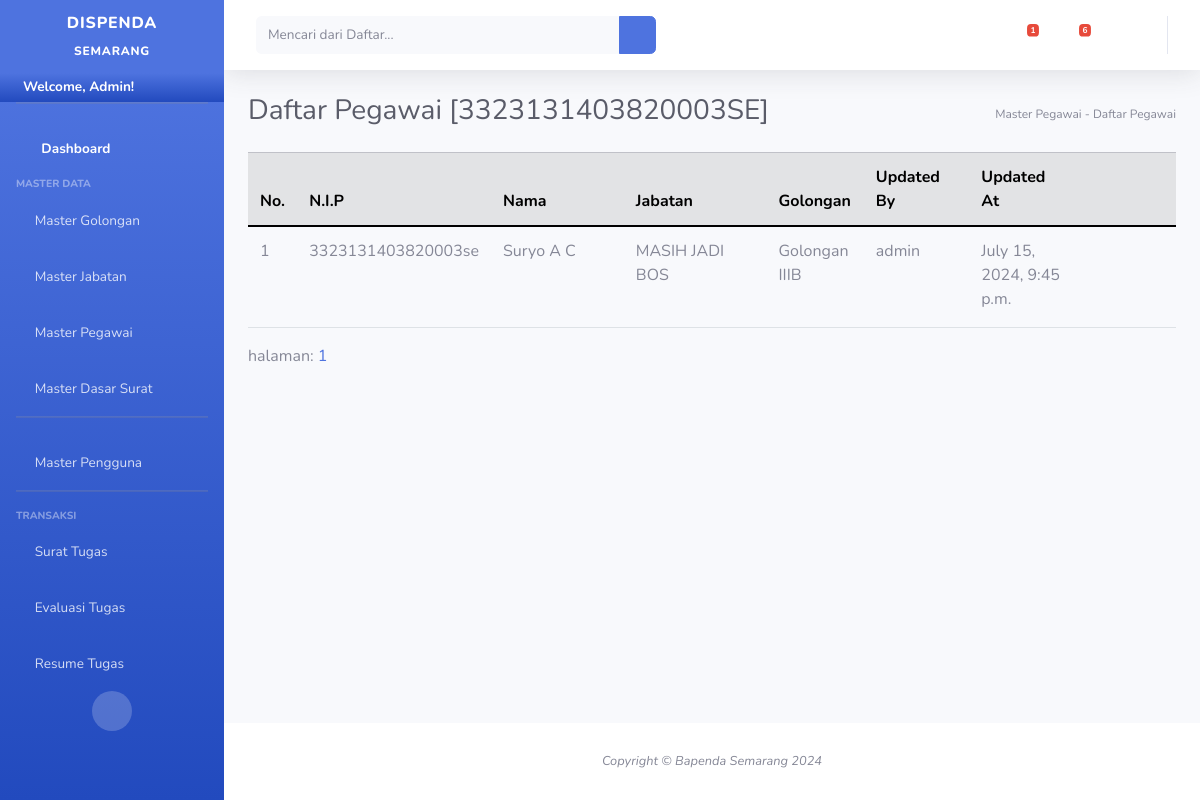
The app's page /master/peg/dis/3323131403820003se (signed in) with its own data.
### surat_tugas/models.py (models this page shows, shortened)
class Pengguna(AbstractUser):
    updatedAt = models.DateTimeField(auto_now_add=True,null=True)
    updatedBy = models.CharField(max_length=20,null=True,blank=True)
    is_edit = models.BooleanField(default=False)
    is_delete = models.BooleanField(default=False)
    is_create = models.BooleanField(default=True)
    email = models.CharField(max_length=100,blank=True,null=True,unique=True)

class MasterPegawai(models.Model):
    nik = models.CharField(max_length=50,blank=False,primary_key=True,default="")
    nama = models.CharField(max_length=100,blank=False,null=False)
    kode_jabatan = models.ForeignKey(MasterJabatan,on_delete=models.RESTRICT)
    kode_golongan = models.ForeignKey(MasterGolongan,on_delete=models.RESTRICT)
    updatedAt = models.DateTimeField(auto_now_add=True,null=True)
    is_kepala = models.BooleanField(default=False)
    updatedBy = models.CharField(max_length=20,blank=True,null=True)
    is_update = models.BooleanField(default=False,blank=True,null=True)

class MasterJabatan(models.Model):
    kode_jabatan = models.CharField(max_length=10,primary_key=True,unique=True,blank=True,default="")
    keterangan = models.CharField(max_length=50)
    updatedAt = models.DateTimeField(auto_now_add=True,null=True)
    updatedBy = models.CharField(max_length=20,blank=True,null=True)
    is_update = models.BooleanField(default=False,blank=True,null=True)

class MasterGolongan(models.Model):
    kode_golongan = models.CharField(max_length=10,primary_key=True,unique=True,blank=True,default="")
    keterangan = models.CharField(max_length=50)
    updatedAt = models.DateTimeField(auto_now_add=True,null=True)
    updatedBy = models.CharField(max_length=20,blank=True,null=True)
    is_update = models.BooleanField(default=False,blank=True,null=True)

### cms/views.py (the view)
# urls.py: path('master/peg/dis/<str:id>',displayPegawaiID,name='displayPegawaiID'),
def displayPegawaiID(request,id):
	if(request.user.is_authenticated != True):
		return HttpResponseRedirect('/auth/')
	try:
		page=request.GET['page']
	except:
		page=1
	if page==None:
		page=1
	listPegawai = MasterPegawai.objects.all().filter(Q(nik__icontains=id) | Q(nama__icontains=id)).order_by('-updatedAt')
	p=Paginator(listPegawai,5)
	try:
		halaman = p.page(page)
	except:
		halaman = p.page(1)
	context={
		'lists':halaman,
		'paginator':p,
		'menuname':'Daftar Pegawai  [' + str(id).upper() + "]",
		'pathway':'Master Pegawai - Daftar Pegawai',
		'username':request.user.username,
		'mywebsite': '/master/peg/dis/',
		'pending_surat':getPendingSurat(),
		'pending_lhe':getPendingLHE()
	}
	return render(request,'master/display_pegawai.html',context)

### cms/views.py (called while the page is built)
def getPendingSurat():
	return TrxSuratTugas.objects.all().filter(submit=False)

def getPendingLHE():
	return headerLHE.objects.all().filter(submit=False)

### surat_tugas/models.py (called while the page is built)
    def __str__(self):
        return self.nomor_surat

### templates/master/display_pegawai.html (shortened to what this page needs)
{% extends 'base.html'%}
{% load static %}
{% block contents%}
<div style="text-wrap: wrap; overflow-x: scroll;">
<table class="table  table-hover">
    <thead class="table-secondary">
        <th style="width:50px">No.</th>
        <th style="width:100px">N.I.P</th>
        <th style="width:300px">Nama</th>
        <th style="width:300px">Jabatan</th>
        <th style="width:100px">Golongan</th>
        <th style="width:150px">Updated By</th>
        <th style="width:150px">Updated At</th>
        <th style="width:200px"></th>
    </thead>
    {% for list in lists%}
    <tr>
        <td>{{forloop.counter}}</td>
        <td>{{list.nik}}</td>
        <td>{{list.nama}}</td>
        <td>{{list.kode_jabatan.keterangan}}</td>
        <td>{{list.kode_golongan.keterangan}}</td>
        <td>{{list.updatedBy}}</td>
        <td>{{list.updatedAt}}</td>
        <td>
            <a class="btn"><i class="fa fa-user-edit" id="edit{{list.nik}}" data-bs-golongan="{{list.kode_golongan.keterangan}}" data-bs-jabatan="{{list.kode_jabatan.keterangan}}" data-bs-nama="{{list.nama}}" onclick="editPegawai('{{list.nik}}')"></i></a>
            <a class="btn"><i class="fa fa-trash" id="del{{list.nik}}" data-bs-golongan="{{list.kode_golongan.keterangan}}" data-bs-jabatan="{{list.kode_jabatan.keterangan}}" data-bs-nama="{{list.nama}}" onclick="deletePegawai('{{list.nik}}')"></i></a>
        </td>
    </tr>
    {% endfor%}
</table>
</div>
<div>
    halaman:
    {% for hal in paginator.page_range%}
        <a class="button" href="{% url 'displayPegawai'%}?page={{hal}}">{{hal}}</a>
    {% endfor %}
</div>
{% endblock%}

### templates/base.html (shortened to what this page needs)
{% load static %}
<!DOCTYPE html>
<html lang="en">
<head>
    <link href="https://cdn.jsdelivr.net/npm/bootstrap@5.0.2/dist/css/bootstrap.min.css" rel="stylesheet">
    <link href="{% static 'vendor/fontawesome-free/css/all.min.css'%}" rel="stylesheet" type="text/css">
    <link href="{% static 'css/sb-admin-2.min.css' %}" rel="stylesheet">
</head>
<body id="page-top">
    <div id="wrapper">
        <ul class="navbar-nav bg-gradient-primary sidebar sidebar-dark accordion" id="accordionSidebar">
            <a class="sidebar-brand d-flex align-items-center justify-content-center" href="/">
                <div class="sidebar-brand-text mx-3">DISPENDA <sub>SEMARANG</sub></div>
            </a>
            <li class="nav-item ">
                <a class="bg-gradient-primary fw-bold  p-1 nav-link collapsed text-white" href="#" data-toggle="collapse" data-target="#profile"
                    aria-expanded="true" aria-controls="collapseTwo">
                    <i class="fa fa-user-circle"></i>
                    <span class="text-black">Welcome, {{user.username|title}}!</span>
                </a>
            </li>
            <hr class="sidebar-divider">
            <li class="nav-item active">
                <a class="nav-link" href="/">
                    <i class="fas fa-fw fa-tachometer-alt"></i>
                    <span>Dashboard</span></a>
            </li>
            <div class="sidebar-heading">
                Master Data
            </div>
            <li class="nav-item">
                <a class="nav-link collapsed" href="#" data-toggle="collapse" data-target="#golongan"
                    aria-expanded="true" aria-controls="collapseTwo">
                    <i class="fa fa-circle"></i>
                    <span>Master Golongan</span>
                </a>
            </li>
            <li class="nav-item">
                <a class="nav-link collapsed" href="#" data-toggle="collapse" data-target="#jabatan"
                    aria-expanded="true" aria-controls="collapseTwo">
                    <i class="fa fa-dot-circle"></i>
                    <span>Master Jabatan</span>
                </a>
            </li>
            <li class="nav-item">
                <a class="nav-link collapsed" href="#" data-toggle="collapse" data-target="#pegawai"
                    aria-expanded="true" aria-controls="collapseTwo">
                    <i class="fa fa-user-plus"></i>
                    <span>Master Pegawai</span>
                </a>
            </li>
            <li class="nav-item">
                <a class="nav-link collapsed" href="#" data-toggle="collapse" data-target="#dasarsurat"
                    aria-expanded="true" aria-controls="collapseTwo">
                    <i class="fa fa-newspaper"></i>
                    <span>Master Dasar Surat</span>
                </a>
            </li>
            <hr class="sidebar-divider">
            {% if user.is_superuser%}
            <li class="nav-item">
                <a class="nav-link collapsed" href="#" data-toggle="collapse" data-target="#pengguna"
                    aria-expanded="true" aria-controls="collapseTwo">
                    <i class="fa fa-users"></i>
                    <span>Master Pengguna</span>
                </a>
            </li>
            {%endif%}
            <hr class="sidebar-divider">
            <div class="sidebar-heading">
                Transaksi
            </div>
            <li class="nav-item">
                <a class="nav-link collapsed" href="#" data-toggle="collapse" data-target="#suratTugas"
                    aria-expanded="true" aria-controls="collapseTwo">
                    <i class="fa fa-envelope"></i>
                    <span>Surat Tugas</span>
                </a>
            </li>
            <li class="nav-item">
                <a class="nav-link collapsed" href="#" data-toggle="collapse" data-target="#evaluasiTugas"
                    aria-expanded="true" aria-controls="collapseTwo">
                    <i class="fa fa-file"></i>
                    <span>Evaluasi Tugas</span>
                </a>
            </li>
            <li class="nav-item">
                <a class="nav-link collapsed" href="#" data-toggle="collapse" data-target="#laporanTugas"
                    aria-expanded="true" aria-controls="collapseTwo">
                    <i class="fa fa-file-archive"></i>
                    <span>Resume Tugas</span>
                </a>
            </li>
            <div class="text-center d-none d-md-inline">
                <button class="rounded-circle border-0" id="sidebarToggle"></button>
            </div>
        </ul>
        <div id="content-wrapper" class="d-flex flex-column">
            <div id="content">
                <nav class="navbar navbar-expand navbar-light bg-white topbar mb-4 static-top shadow">
                    {% if mywebsite is not None %}
                    <form
                        class="d-none d-sm-inline-block form-inline mr-auto ml-md-3 my-2 my-md-0 mw-100 navbar-search">
                        <div class="input-group">
                            <input type="text" class="form-control bg-light border-0 small" placeholder="Mencari dari Daftar..."
                                aria-label="Search" aria-describedby="basic-addon2" id="coba">
                            <div class="input-group-append">
                                <button class="btn btn-primary" type="button" onclick="cobaya()">
                                    <i class="fas fa-search fa-sm"></i>
                                </button>
                            </div>
                        </div>
                    </form>
                    {% endif %}
                    <ul class="navbar-nav ml-auto">
                        <li class="nav-item dropdown no-arrow mx-1">
                            <a class="nav-link dropdown-toggle" href="#" id="messagesDropdown" role="button"
                                data-toggle="dropdown" aria-haspopup="true" aria-expanded="false">
                                <i class="fas fa-envelope fa-fw"></i>
                                {% if pending_surat.count > 0 %}
                                <span class="badge badge-danger badge-counter">{{pending_surat.count}}</span>
                                {% endif %}
                            </a>
                        </li>
                        <li class="nav-item dropdown no-arrow mx-1">
                            <a class="nav-link dropdown-toggle" href="#" id="messagesDropdown" role="button"
                                data-toggle="dropdown" aria-haspopup="true" aria-expanded="false">
                                <i class="fas fa-file fa-fw"></i>
                                {% if pending_lhe.count > 0 %}
                                <span class="badge badge-danger badge-counter">{{pending_lhe.count}}</span>
                                {% endif %}
                            </a>
                        </li>
                        <li class="nav-item dropdown no-arrow mx-1">
                            <a class="nav-link dropdown-toggle" href="#" id="messagesDropdown" role="button"
                                data-toggle="dropdown" aria-haspopup="true" aria-expanded="false">
                                <i class="fas fa-file-archive fa-fw"></i>
                            </a>
                        </li>
                    </ul>
                </nav>
                <div class="container-fluid">
                    <div class="d-sm-flex align-items-center justify-content-between mb-4">
                        <h1 class="h3 mb-0 text-gray-800">{{menuname}}</h1><sub>{{pathway}}</sub>
                    </div>
                    {% block contents%}
                    {% endblock %}
                </div>
            </div>
            <footer class="sticky-footer bg-white">
                <div class="container my-auto">
                    <div class="copyright text-center my-auto">
                        {% now "Y" as current_year %}
                        <span><i>Copyright &copy; Bapenda Semarang {% if current_year != '2024' %}2024-{%now "Y"%} {% else %}2024 {%endif%}</i></span>
                    </div>
                </div>
            </footer>
        </div>
    </div>
</body>
</html>

### records on screen
Pengguna: username "Admin"
MasterPegawai: nik "3323131403820003se", nama "Suryo A C", kode_jabatan.keterangan "MASIH JADI BOS", kode_golongan.keterangan "Golongan IIIB", updatedBy "admin", updatedAt "July 15, 2024, 9:45 p.m."

### other values on screen
{{ pending_surat.count }} "1"
{{ pending_lhe.count }} "6"
{{ menuname }} "Daftar Pegawai [3323131403820003SE]"
{{ pathway }} "Master Pegawai - Daftar Pegawai"
{{ hal }} "1"
